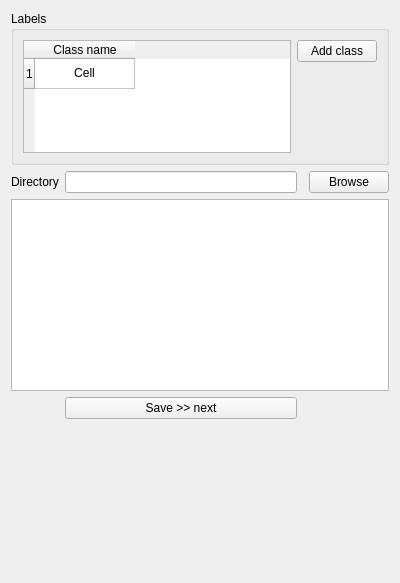
<?xml version="1.0" encoding="UTF-8"?>
<ui version="4.0">
 <class>Form</class>
 <widget class="QWidget" name="Form">
  <property name="geometry">
   <rect>
    <x>0</x>
    <y>0</y>
    <width>400</width>
    <height>583</height>
   </rect>
  </property>
  <property name="windowTitle">
   <string>Form</string>
  </property>
  <layout class="QGridLayout" name="gridLayout_2">
   <item row="4" column="0" colspan="4">
    <spacer name="verticalSpacer">
     <property name="orientation">
      <enum>Qt::Vertical</enum>
     </property>
     <property name="sizeHint" stdset="0">
      <size>
       <width>20</width>
       <height>40</height>
      </size>
     </property>
    </spacer>
   </item>
   <item row="2" column="0" colspan="4">
    <widget class="QListWidget" name="listWidget_files"/>
   </item>
   <item row="1" column="3">
    <widget class="QPushButton" name="pushButton_browse">
     <property name="text">
      <string>Browse</string>
     </property>
    </widget>
   </item>
   <item row="1" column="0">
    <widget class="QLabel" name="label">
     <property name="text">
      <string>Directory</string>
     </property>
    </widget>
   </item>
   <item row="1" column="1">
    <widget class="QLineEdit" name="lineEdit_directory"/>
   </item>
   <item row="0" column="0" colspan="4">
    <widget class="QGroupBox" name="groupBox">
     <property name="title">
      <string>Labels</string>
     </property>
     <layout class="QGridLayout" name="gridLayout">
      <item row="0" column="1">
       <widget class="QPushButton" name="pushButton_add_class">
        <property name="text">
         <string>Add class</string>
        </property>
       </widget>
      </item>
      <item row="1" column="1">
       <spacer name="verticalSpacer_2">
        <property name="orientation">
         <enum>Qt::Vertical</enum>
        </property>
        <property name="sizeHint" stdset="0">
         <size>
          <width>20</width>
          <height>40</height>
         </size>
        </property>
       </spacer>
      </item>
      <item row="0" column="0" rowspan="2">
       <widget class="QTableWidget" name="tableWidget_annotations">
        <property name="maximumSize">
         <size>
          <width>281</width>
          <height>16777215</height>
         </size>
        </property>
        <property name="sizeAdjustPolicy">
         <enum>QAbstractScrollArea::AdjustToContents</enum>
        </property>
        <property name="selectionBehavior">
         <enum>QAbstractItemView::SelectRows</enum>
        </property>
        <row>
         <property name="text">
          <string>1</string>
         </property>
         <property name="textAlignment">
          <set>AlignCenter</set>
         </property>
        </row>
        <column>
         <property name="text">
          <string>Class name</string>
         </property>
         <property name="textAlignment">
          <set>AlignHCenter|AlignBottom</set>
         </property>
        </column>
        <item row="0" column="0">
         <property name="text">
          <string>Cell</string>
         </property>
         <property name="textAlignment">
          <set>AlignCenter</set>
         </property>
        </item>
       </widget>
      </item>
     </layout>
    </widget>
   </item>
   <item row="3" column="1">
    <widget class="QPushButton" name="pushButton_next">
     <property name="text">
      <string>Save &gt;&gt; next</string>
     </property>
    </widget>
   </item>
  </layout>
 </widget>
 <resources/>
 <connections/>
</ui>
